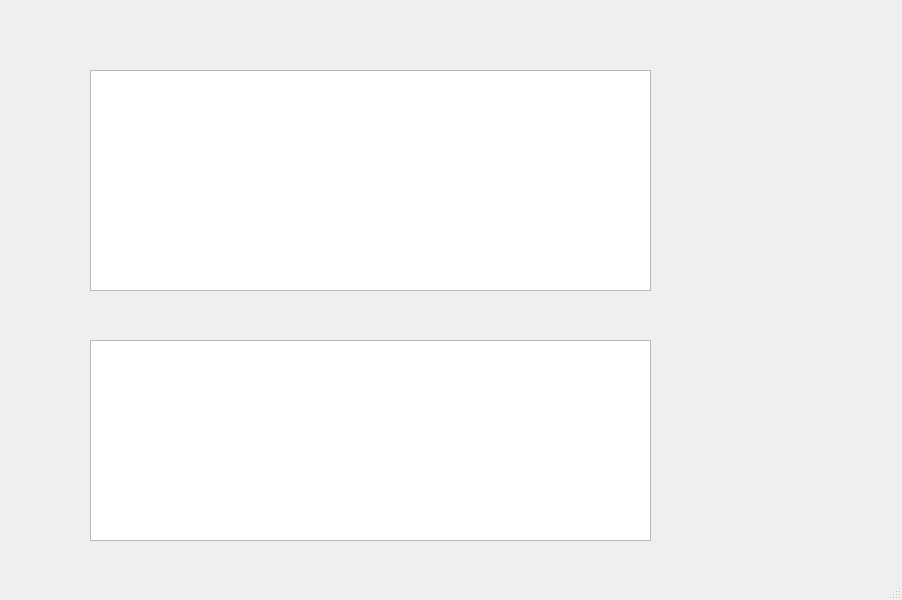
<?xml version="1.0" encoding="UTF-8"?>
<ui version="4.0">
 <class>MainWindow</class>
 <widget class="QMainWindow" name="MainWindow">
  <property name="geometry">
   <rect>
    <x>0</x>
    <y>0</y>
    <width>902</width>
    <height>600</height>
   </rect>
  </property>
  <property name="windowTitle">
   <string>MainWindow</string>
  </property>
  <widget class="QWidget" name="centralwidget">
   <widget class="QGraphicsView" name="liberalsView">
    <property name="geometry">
     <rect>
      <x>90</x>
      <y>70</y>
      <width>561</width>
      <height>221</height>
     </rect>
    </property>
   </widget>
   <widget class="QGraphicsView" name="facistView">
    <property name="geometry">
     <rect>
      <x>90</x>
      <y>340</y>
      <width>561</width>
      <height>201</height>
     </rect>
    </property>
   </widget>
  </widget>
  <widget class="QMenuBar" name="menubar">
   <property name="geometry">
    <rect>
     <x>0</x>
     <y>0</y>
     <width>902</width>
     <height>25</height>
    </rect>
   </property>
  </widget>
  <widget class="QStatusBar" name="statusbar"/>
 </widget>
 <resources/>
 <connections/>
</ui>
